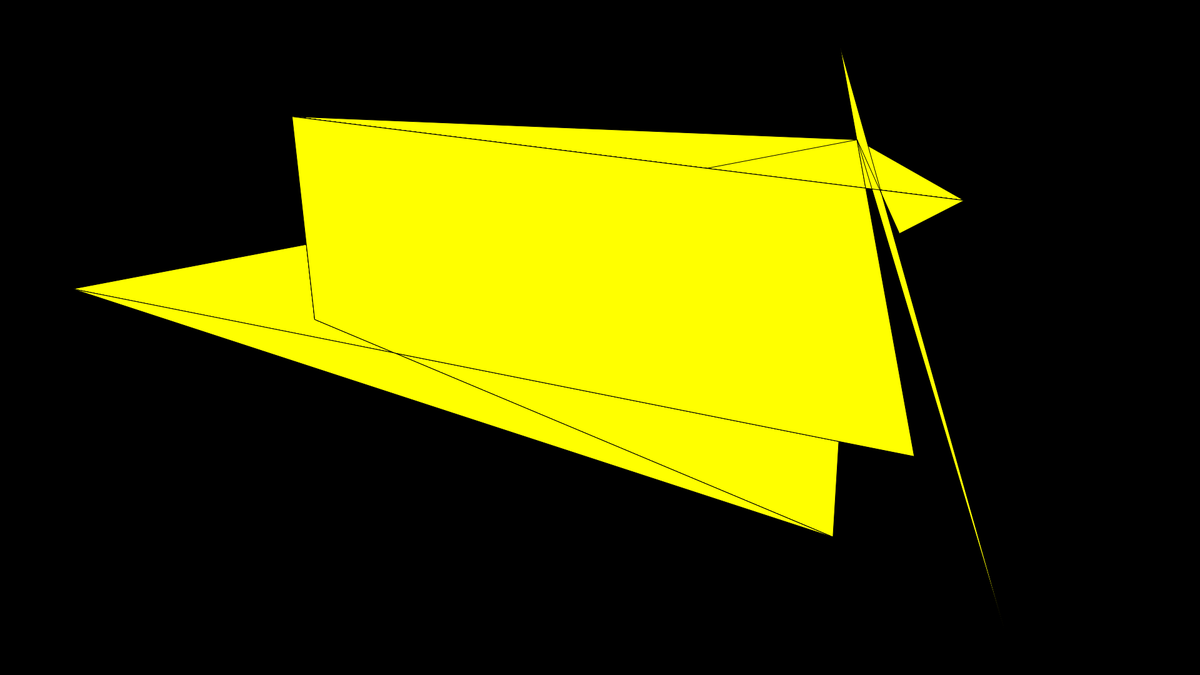
Frame 1 (no input)
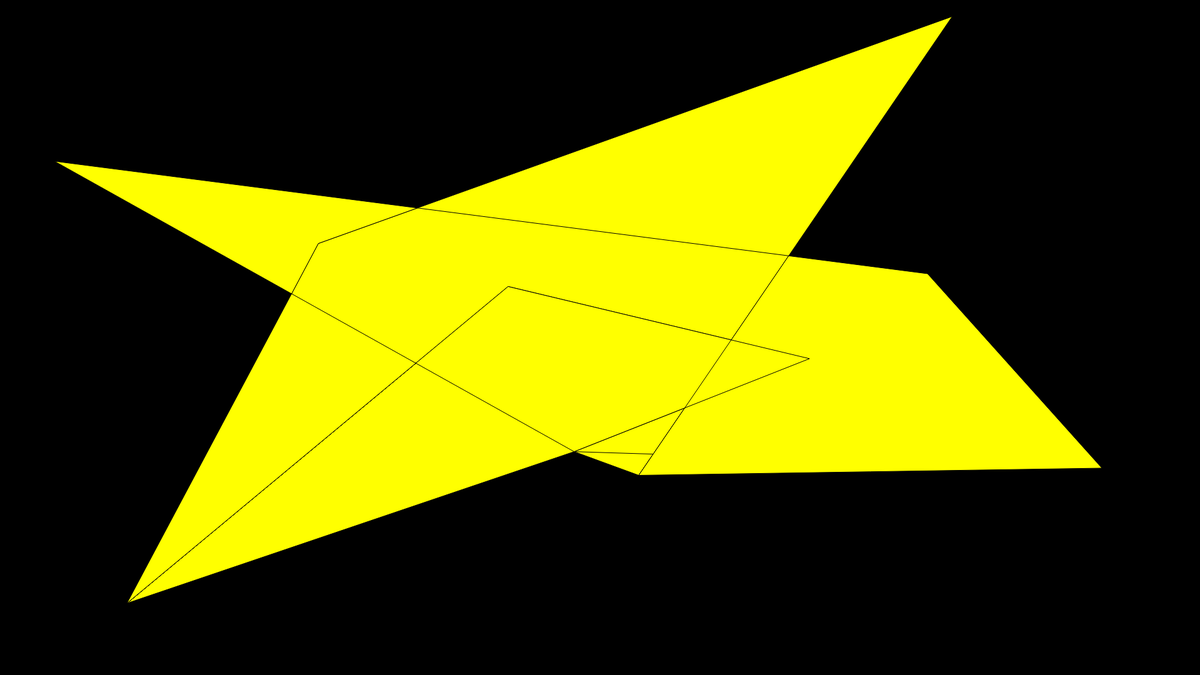
Frame 60 (no input)
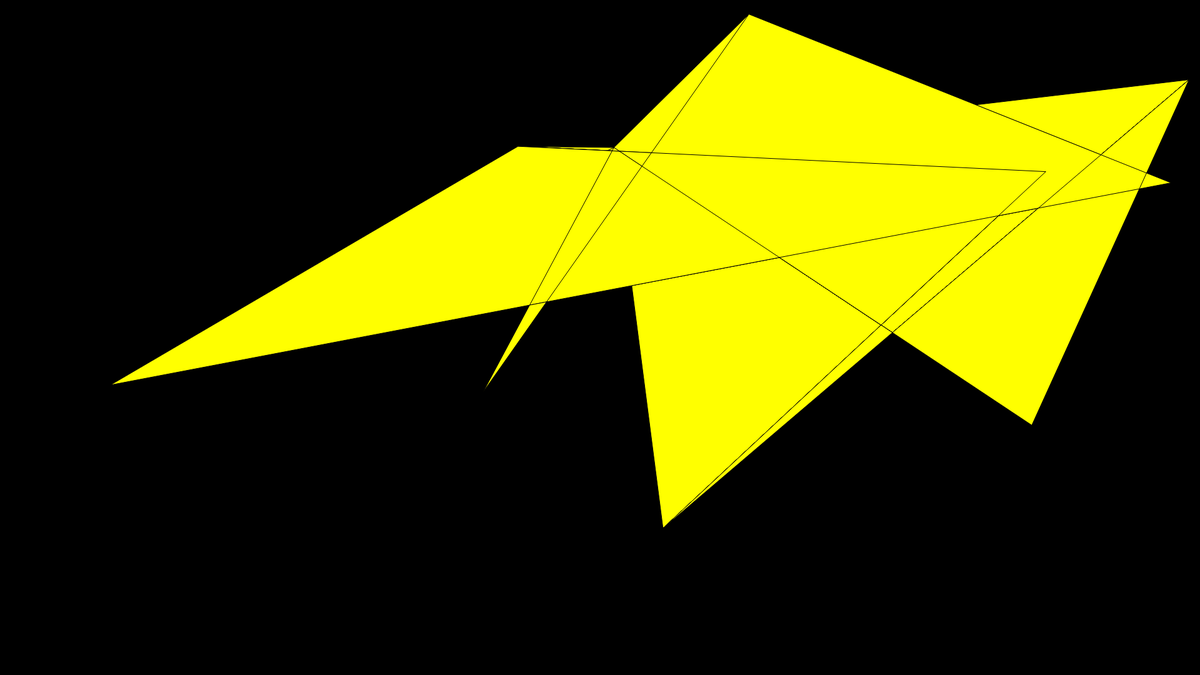
Frame 120 (the mouse pressed at the canvas centre since frame 60)

The p5.js sketch that drew these frames (run headless with seeded random() and noise() and a simulated clock; from frame 60 on, the mouse is pressed at the canvas centre):

// p5.js sketch
// ── sketch.js
function setup() {
  createCanvas(1920, 1080);
}

function draw() { background(0);
  fill (255,255,0);
  beginShape();
  for (let i = 0; i < 10; i++) {
  vertex (random(width), random(height)) 
  endShape(CLOSE);
  }
  }
